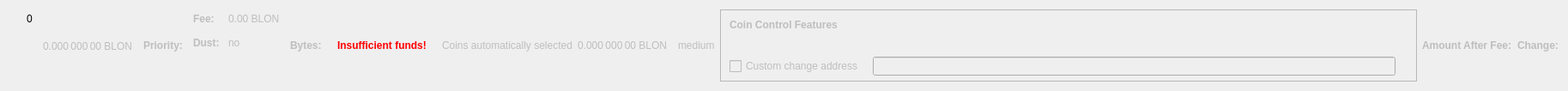
    <widget class="QWidget" name="dummyHideWidget" native="true">
     <property name="maximumSize">
      <size>
       <width>100</width>
       <height>22</height>
      </size>
     </property>
     <layout class="QHBoxLayout" name="dummyHideLayout">
      <item>
       <layout class="QFormLayout" name="formLayoutCoinControl1">
        <property name="horizontalSpacing">
         <number>10</number>
        </property>
        <property name="verticalSpacing">
         <number>14</number>
        </property>
        <property name="leftMargin">
         <number>10</number>
        </property>
        <property name="topMargin">
         <number>4</number>
        </property>
        <property name="rightMargin">
         <number>6</number>
        </property>
        <item row="0" column="1">
         <widget class="QLabel" name="labelCoinControlBytes">
          <property name="cursor">
           <cursorShape>IBeamCursor</cursorShape>
          </property>
          <property name="contextMenuPolicy">
           <enum>Qt::ActionsContextMenu</enum>
          </property>
          <property name="text">
           <string notr="true">0</string>
          </property>
          <property name="textInteractionFlags">
           <set>Qt::LinksAccessibleByMouse|Qt::TextSelectableByKeyboard|Qt::TextSelectableByMouse</set>
          </property>
         </widget>
        </item>
       </layout>
      </item>
      <item>
       <widget class="QLabel" name="labelCoinControlAfterFee">
        <property name="enabled">
         <bool>false</bool>
        </property>
        <property name="sizePolicy">
         <sizepolicy hsizetype="Fixed" vsizetype="Fixed">
          <horstretch>0</horstretch>
          <verstretch>0</verstretch>
         </sizepolicy>
        </property>
        <property name="minimumSize">
         <size>
          <width>111</width>
          <height>12</height>
         </size>
        </property>
        <property name="maximumSize">
         <size>
          <width>111</width>
          <height>12</height>
         </size>
        </property>
        <property name="cursor">
         <cursorShape>IBeamCursor</cursorShape>
        </property>
        <property name="contextMenuPolicy">
         <enum>Qt::ActionsContextMenu</enum>
        </property>
        <property name="text">
         <string notr="true">0.000 000 00 BLON</string>
        </property>
        <property name="textInteractionFlags">
         <set>Qt::LinksAccessibleByMouse|Qt::TextSelectableByKeyboard|Qt::TextSelectableByMouse</set>
        </property>
       </widget>
      </item>
      <item>
       <widget class="QLabel" name="labelCoinControlPriorityText">
        <property name="enabled">
         <bool>false</bool>
        </property>
        <property name="font">
         <font>
          <weight>75</weight>
          <bold>true</bold>
         </font>
        </property>
        <property name="text">
         <string>Priority:</string>
        </property>
       </widget>
      </item>
      <item>
       <layout class="QHBoxLayout" name="horizontalLayout"/>
      </item>
      <item>
       <layout class="QFormLayout" name="formLayoutCoinControl3">
        <property name="horizontalSpacing">
         <number>10</number>
        </property>
        <property name="verticalSpacing">
         <number>14</number>
        </property>
        <property name="leftMargin">
         <number>6</number>
        </property>
        <property name="topMargin">
         <number>4</number>
        </property>
        <property name="rightMargin">
         <number>6</number>
        </property>
        <item row="0" column="0">
         <widget class="QLabel" name="labelCoinControlFeeText">
          <property name="enabled">
           <bool>false</bool>
          </property>
          <property name="font">
           <font>
            <weight>75</weight>
            <bold>true</bold>
           </font>
          </property>
          <property name="text">
           <string>Fee:</string>
          </property>
          <property name="margin">
           <number>0</number>
          </property>
         </widget>
        </item>
        <item row="0" column="1">
         <widget class="QLabel" name="labelCoinControlFee">
          <property name="enabled">
           <bool>false</bool>
          </property>
          <property name="cursor">
           <cursorShape>IBeamCursor</cursorShape>
          </property>
          <property name="contextMenuPolicy">
           <enum>Qt::ActionsContextMenu</enum>
          </property>
          <property name="text">
           <string notr="true">0.00 BLON</string>
          </property>
          <property name="textInteractionFlags">
           <set>Qt::LinksAccessibleByMouse|Qt::TextSelectableByKeyboard|Qt::TextSelectableByMouse</set>
          </property>
         </widget>
        </item>
        <item row="1" column="0">
         <widget class="QLabel" name="labelCoinControlLowOutputText">
          <property name="enabled">
           <bool>false</bool>
          </property>
          <property name="font">
           <font>
            <weight>75</weight>
            <bold>true</bold>
           </font>
          </property>
          <property name="text">
           <string>Dust:</string>
          </property>
         </widget>
        </item>
        <item row="1" column="1">
         <widget class="QLabel" name="labelCoinControlLowOutput">
          <property name="enabled">
           <bool>false</bool>
          </property>
          <property name="cursor">
           <cursorShape>IBeamCursor</cursorShape>
          </property>
          <property name="contextMenuPolicy">
           <enum>Qt::ActionsContextMenu</enum>
          </property>
          <property name="text">
           <string>no</string>
          </property>
          <property name="textInteractionFlags">
           <set>Qt::LinksAccessibleByMouse|Qt::TextSelectableByKeyboard|Qt::TextSelectableByMouse</set>
          </property>
         </widget>
        </item>
       </layout>
      </item>
      <item>
       <widget class="QLabel" name="labelCoinControlBytesText">
        <property name="enabled">
         <bool>false</bool>
        </property>
        <property name="font">
         <font>
          <weight>75</weight>
          <bold>true</bold>
         </font>
        </property>
        <property name="text">
         <string>Bytes:</string>
        </property>
       </widget>
      </item>
      <item>
       <layout class="QFormLayout" name="formLayoutCoinControl2">
        <property name="horizontalSpacing">
         <number>10</number>
        </property>
        <property name="verticalSpacing">
         <number>14</number>
        </property>
        <property name="leftMargin">
         <number>6</number>
        </property>
        <property name="topMargin">
         <number>4</number>
        </property>
        <property name="rightMargin">
         <number>6</number>
        </property>
       </layout>
      </item>
      <item>
       <layout class="QHBoxLayout" name="horizontalLayoutCoinControl2">
        <property name="spacing">
         <number>8</number>
        </property>
        <property name="bottomMargin">
         <number>10</number>
        </property>
       </layout>
      </item>
      <item>
       <widget class="QLabel" name="labelCoinControlInsuffFunds">
        <property name="enabled">
         <bool>false</bool>
        </property>
        <property name="minimumSize">
         <size>
          <width>0</width>
          <height>0</height>
         </size>
        </property>
        <property name="font">
         <font>
          <weight>75</weight>
          <bold>true</bold>
         </font>
        </property>
        <property name="styleSheet">
         <string notr="true">color:red;font-weight:bold;</string>
        </property>
        <property name="text">
         <string>Insufficient funds!</string>
        </property>
        <property name="margin">
         <number>5</number>
        </property>
       </widget>
      </item>
      <item>
       <layout class="QFormLayout" name="formLayoutCoinControl4">
        <property name="horizontalSpacing">
         <number>10</number>
        </property>
        <property name="verticalSpacing">
         <number>14</number>
        </property>
        <property name="leftMargin">
         <number>6</number>
        </property>
        <property name="topMargin">
         <number>4</number>
        </property>
        <property name="rightMargin">
         <number>6</number>
        </property>
       </layout>
      </item>
      <item>
       <widget class="QLabel" name="labelCoinControlAutomaticallySelected">
        <property name="enabled">
         <bool>false</bool>
        </property>
        <property name="sizePolicy">
         <sizepolicy hsizetype="Fixed" vsizetype="Fixed">
          <horstretch>0</horstretch>
          <verstretch>0</verstretch>
         </sizepolicy>
        </property>
        <property name="minimumSize">
         <size>
          <width>0</width>
          <height>0</height>
         </size>
        </property>
        <property name="maximumSize">
         <size>
          <width>240</width>
          <height>16777215</height>
         </size>
        </property>
        <property name="text">
         <string>Coins automatically selected</string>
        </property>
        <property name="margin">
         <number>5</number>
        </property>
       </widget>
      </item>
      <item>
       <widget class="QLabel" name="labelCoinControlChange">
        <property name="enabled">
         <bool>false</bool>
        </property>
        <property name="sizePolicy">
         <sizepolicy hsizetype="Fixed" vsizetype="Fixed">
          <horstretch>0</horstretch>
          <verstretch>0</verstretch>
         </sizepolicy>
        </property>
        <property name="minimumSize">
         <size>
          <width>111</width>
          <height>0</height>
         </size>
        </property>
        <property name="maximumSize">
         <size>
          <width>111</width>
          <height>16777215</height>
         </size>
        </property>
        <property name="cursor">
         <cursorShape>IBeamCursor</cursorShape>
        </property>
        <property name="contextMenuPolicy">
         <enum>Qt::ActionsContextMenu</enum>
        </property>
        <property name="text">
         <string notr="true">0.000 000 00 BLON</string>
        </property>
        <property name="textInteractionFlags">
         <set>Qt::LinksAccessibleByMouse|Qt::TextSelectableByKeyboard|Qt::TextSelectableByMouse</set>
        </property>
       </widget>
      </item>
      <item>
       <widget class="QLabel" name="labelCoinControlPriority">
        <property name="enabled">
         <bool>false</bool>
        </property>
        <property name="cursor">
         <cursorShape>IBeamCursor</cursorShape>
        </property>
        <property name="contextMenuPolicy">
         <enum>Qt::ActionsContextMenu</enum>
        </property>
        <property name="text">
         <string>medium</string>
        </property>
        <property name="textInteractionFlags">
         <set>Qt::LinksAccessibleByMouse|Qt::TextSelectableByKeyboard|Qt::TextSelectableByMouse</set>
        </property>
       </widget>
      </item>
      <item>
       <widget class="QFrame" name="frameCoinControl">
        <property name="sizePolicy">
         <sizepolicy hsizetype="Expanding" vsizetype="Expanding">
          <horstretch>0</horstretch>
          <verstretch>0</verstretch>
         </sizepolicy>
        </property>
        <property name="maximumSize">
         <size>
          <width>16777215</width>
          <height>16777215</height>
         </size>
        </property>
        <property name="frameShape">
         <enum>QFrame::StyledPanel</enum>
        </property>
        <property name="frameShadow">
         <enum>QFrame::Sunken</enum>
        </property>
        <layout class="QVBoxLayout" name="verticalLayoutCoinControl2_2">
         <property name="spacing">
          <number>0</number>
         </property>
         <property name="leftMargin">
          <number>0</number>
         </property>
         <property name="topMargin">
          <number>0</number>
         </property>
         <property name="rightMargin">
          <number>0</number>
         </property>
         <property name="bottomMargin">
          <number>6</number>
         </property>
         <item>
          <layout class="QVBoxLayout" name="verticalLayoutCoinControl" stretch="0,0,0,1">
           <property name="spacing">
            <number>0</number>
           </property>
           <property name="leftMargin">
            <number>10</number>
           </property>
           <property name="topMargin">
            <number>10</number>
           </property>
           <item>
            <layout class="QHBoxLayout" name="horizontalLayoutCoinControl1">
             <property name="bottomMargin">
              <number>15</number>
             </property>
             <item>
              <widget class="QLabel" name="labelCoinControlFeatures">
               <property name="enabled">
                <bool>false</bool>
               </property>
               <property name="sizePolicy">
                <sizepolicy hsizetype="Preferred" vsizetype="Maximum">
                 <horstretch>0</horstretch>
                 <verstretch>0</verstretch>
                </sizepolicy>
               </property>
               <property name="font">
                <font>
                 <weight>75</weight>
                 <bold>true</bold>
                </font>
               </property>
               <property name="styleSheet">
                <string notr="true">font-weight:bold;</string>
               </property>
               <property name="text">
                <string>Coin Control Features</string>
               </property>
              </widget>
             </item>
            </layout>
           </item>
           <item>
            <widget class="QWidget" name="widgetCoinControl" native="true">
             <property name="sizePolicy">
              <sizepolicy hsizetype="Preferred" vsizetype="Preferred">
               <horstretch>0</horstretch>
               <verstretch>0</verstretch>
              </sizepolicy>
             </property>
             <property name="minimumSize">
              <size>
               <width>0</width>
               <height>0</height>
              </size>
             </property>
             <property name="styleSheet">
              <string notr="true"/>
             </property>
             <layout class="QHBoxLayout" name="horizontalLayoutCoinControl5_2">
              <property name="leftMargin">
               <number>0</number>
              </property>
              <property name="topMargin">
               <number>0</number>
              </property>
              <property name="rightMargin">
               <number>0</number>
              </property>
              <property name="bottomMargin">
               <number>0</number>
              </property>
              <item>
               <layout class="QHBoxLayout" name="horizontalLayoutCoinControl3">
                <property name="spacing">
                 <number>20</number>
                </property>
                <property name="topMargin">
                 <number>0</number>
                </property>
                <property name="bottomMargin">
                 <number>10</number>
                </property>
               </layout>
              </item>
             </layout>
            </widget>
           </item>
           <item>
            <layout class="QHBoxLayout" name="horizontalLayoutCoinControl4" stretch="0,0,0">
             <property name="spacing">
              <number>12</number>
             </property>
             <property name="sizeConstraint">
              <enum>QLayout::SetDefaultConstraint</enum>
             </property>
             <property name="topMargin">
              <number>5</number>
             </property>
             <property name="rightMargin">
              <number>5</number>
             </property>
             <item>
              <widget class="QCheckBox" name="checkBoxCoinControlChange">
               <property name="enabled">
                <bool>false</bool>
               </property>
               <property name="toolTip">
                <string>If this is activated, but the change address is empty or invalid, change will be sent to a newly generated address.</string>
               </property>
               <property name="text">
                <string>Custom change address</string>
               </property>
              </widget>
             </item>
             <item>
              <widget class="QValidatedLineEdit" name="lineEditCoinControlChange">
               <property name="enabled">
                <bool>false</bool>
               </property>
               <property name="sizePolicy">
                <sizepolicy hsizetype="Expanding" vsizetype="Fixed">
                 <horstretch>0</horstretch>
                 <verstretch>0</verstretch>
                </sizepolicy>
               </property>
              </widget>
             </item>
             <item>
              <widget class="QLabel" name="labelCoinControlChangeLabel_2">
               <property name="sizePolicy">
                <sizepolicy hsizetype="Preferred" vsizetype="Expanding">
                 <horstretch>0</horstretch>
                 <verstretch>0</verstretch>
                </sizepolicy>
               </property>
               <property name="minimumSize">
                <size>
                 <width>0</width>
                 <height>0</height>
                </size>
               </property>
               <property name="text">
                <string/>
               </property>
               <property name="margin">
                <number>3</number>
               </property>
              </widget>
             </item>
            </layout>
           </item>
           <item>
            <spacer name="verticalSpacerCoinControl">
             <property name="orientation">
              <enum>Qt::Vertical</enum>
             </property>
             <property name="sizeHint" stdset="0">
              <size>
               <width>800</width>
               <height>1</height>
              </size>
             </property>
            </spacer>
           </item>
          </layout>
         </item>
        </layout>
       </widget>
      </item>
      <item>
       <widget class="QLabel" name="labelCoinControlAfterFeeText">
        <property name="enabled">
         <bool>false</bool>
        </property>
        <property name="minimumSize">
         <size>
          <width>0</width>
          <height>0</height>
         </size>
        </property>
        <property name="maximumSize">
         <size>
          <width>16777215</width>
          <height>16777215</height>
         </size>
        </property>
        <property name="font">
         <font>
          <weight>75</weight>
          <bold>true</bold>
         </font>
        </property>
        <property name="text">
         <string>Amount After Fee:</string>
        </property>
        <property name="alignment">
         <set>Qt::AlignLeading|Qt::AlignLeft|Qt::AlignVCenter</set>
        </property>
        <property name="margin">
         <number>0</number>
        </property>
       </widget>
      </item>
      <item>
       <widget class="QLabel" name="labelCoinControlChangeText">
        <property name="enabled">
         <bool>false</bool>
        </property>
        <property name="sizePolicy">
         <sizepolicy hsizetype="Preferred" vsizetype="Preferred">
          <horstretch>0</horstretch>
          <verstretch>0</verstretch>
         </sizepolicy>
        </property>
        <property name="minimumSize">
         <size>
          <width>0</width>
          <height>0</height>
         </size>
        </property>
        <property name="maximumSize">
         <size>
          <width>16777215</width>
          <height>16777215</height>
         </size>
        </property>
        <property name="font">
         <font>
          <weight>75</weight>
          <bold>true</bold>
         </font>
        </property>
        <property name="text">
         <string>Change:</string>
        </property>
        <property name="alignment">
         <set>Qt::AlignLeading|Qt::AlignLeft|Qt::AlignVCenter</set>
        </property>
       </widget>
      </item>
     </layout>
    </widget>
